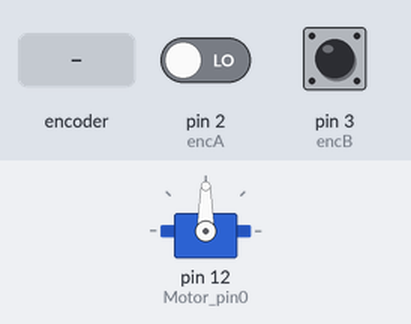
Recording of a sketch running on a simulated Arduino Mega 2560, built with avr-gcc and run on an emulated ATmega2560. Parts: servo. Inputs (shaded band) come from the test bench; at power-on: pin 2 (encA) LOW, pin 3 (encB) HIGH.

Above: at 1.2 s.
1.3 s: rotary encoder on pin 2 (encA) / pin 3 (encB) turned 3 steps (first pin leading)
At 3.0 s:
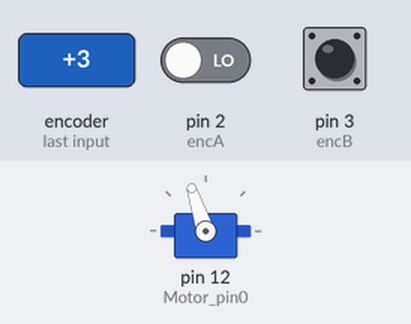
Timing chart, 0 to 4.5 s (numbered marks = the images above; inputs shaded):
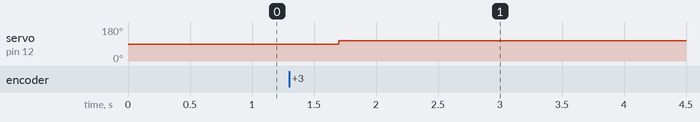

Measured:
- after the input at 1.3 s, servo on pin 12 (Motor_pin0): 90° → 108° after 0.40 s

The sketch:

l7-Mega-all.ino
```cpp
/* L07_C10 PATH PLANNING
  Returns "moveFloors", in order of first pressed, and will visit any requested floors inbetween destination and current position. will go to any others pressed within that time that are along the route, as long as those are pressed before the elevator starts moving (don't send our command until doors have closed to allow multiple presses) but could construct a more intelligent course after next arrival. Currently, it cannot visit a newly requested floor while already underway.
*/
#include <Servo.h>

#define encA 2 //color yellow
//make sure you are consistant with putting the correct cables in
#define encB 3 //color green


#define encA 2 //color yellow
//make sure you are consistant with putting the correct cables in
#define encB 3 //color green
int Motor_pin0 = 12;
Servo Motor0;
int prevMill = 0;
float ticksPerDeg = 360.0 / 537.6; //Calculates the angle that each tick of the encoder represents.
volatile float count = 0;          //Encoder count

//Time Variables
unsigned long inputTime = 0;  //For finding the settling time
unsigned long lastSample = 0; //For finding the derivative correctly
unsigned long currentSample = 0;

//Range for stopping
//error bars
double minStop = -5.0;
double maxStop = 5.0;

//Power Restrictions (wont operate outside of these bounds)
double minPower = 1500.0; //below 100 and the voltage is too low for the motor to turn on
double maxPower = 1500.0; //if 255 it doesnt work

double angle = 1000.0;
double kp = 4.40;      //Proportional Gain
double kd = 0.05;      //Derivative Gain
double ki = 2.50;      //Intergral Gain
double sampleRate = 0.1; //in ms
//int sampleRate = 4;
double error = 0.0; //Current error
double pError = 0.0;  //Previous error.
double throttle = 0.0;   //Throttle value (calculated)
double temp = throttle;

int flor = 0;
/*

  NOTES FOR FINAL CODE:
  - Confirm operation of "floorState" true/false sequence
  - Re-set "floorState" to 2 afer EmergencyReturn and NormalRequest
  - Confirm output variable name "moveFloors" with C30
  - Confirm name "floorState" with C30
  - Make array work with more values than in the set size of array

*/
int input_array[] = {0, 0, 0, 0, 0, 0, 0, 0, 0, 0, 0, 0, 0, 0, 0, 0, 0, 0, 0, 0, 0, 0, 0, 0, 0, 0, 0, 0, 0, 0, 0, 0, 0};
int input_num = 0;
int arraySize = 30;

//Our variables
int currentFloor = 1;  //Initial floor - will be 1, but can try other variables for testing
int binArray[4];       //Array with states of which floors to go to - should this be a double array?
//also work out what to do with the 6 and 7 numbers - will need a check for them outside of my loops - either before, or filter them out elsewhere
int moveFloors;        //Final output variable to send to C30


//Other variables
int direc = 1;  //Direction of movement --> either up (1) or down (-1)
int y;
int moveTest;

//C20's part
int numb = 5; //# of floor buttons pressed

//C30's part
//0 = false, 1 = true, 2 = ignore this code - move on - will stay this way until they send something back asking to re-evaluate the destination
int floorState = 1; //should be false to begin with - CHANGE TO FALSE ONCE DONE WITH TESTING


void setup() {

  //INITIALISE SERIAL
  Serial.begin(9600);

  Motor0.attach(Motor_pin0, 1000, 2000); // This pin is the control signal for the Motor
  Motor0.writeMicroseconds(1500); //intit the motor to stop
  pinMode(encA, INPUT);
  pinMode(encB, INPUT);
  attachInterrupt(0, doEncoderA, CHANGE); //encoder ON PIN 2
  attachInterrupt(1, doEncoderB, CHANGE); //encoder ON PIN 3


  /*assignButtons();
    Serial.println("randomly pressed lift buttons:");  //ASSIGN VIRTUAL BUTTONS - simulating C20
    for (int t = 0; t < numb; t = t + 1){
    int r = random(1,6);
    largeArray[t] = r;
      Serial.print(r);
      Serial.print(", ");
      }
    Serial.println(" ");
  */
}


void loop() {
  SerialEvent();

  EmergencyReturn();

  NormalRequest();

  angle = flor * 241.47;
  controller(angle);
  while (error > maxStop || error < minStop) {
    angle = flor * 241.47;
    controller(angle); //CALLING MAIN PID FUNCTION
  }

}  //End of loop


void SerialEvent()
{
  int value;
  if (input_num < arraySize)
  {
    if (Serial.available())
    {
      value = Serial.read();
      Serial.print("value");
      Serial.println(value);
      //value -= 48;
      //Serial.print("VALUE ");
      //Serial.print(value);
      //Serial.print(" RECIEVED");
      //Serial.println();
      if (value == 6)
      {
        door_open();
        value = 0;
        return;
      }
      if (value == 7)
      {
        hault();//EMERGENCY BRAKE
        value = 0;
        return;
      }
      if (value > 7)
      {
        value = 0;
        return;
      }

      input_array[input_num] = value;
      input_num++;

    }
  }
}


void EmergencyReturn() {

  //IF RECEIVED THAT ELEVATOR HAS RETURNED TO LEVEL 1:

  if (floorState == 0) {
    moveFloors = currentFloor - 1;   //currentFloor will be updated after the last command, thus will be the distance needed to travel to continue to desired floor.
    //  currentFloor = currentFloor + moveFloors; //New current level
    return;
  }
}


void NormalRequest() {
  //RECEIVED THAT ELEVATOR HAS ARRIVED AND AWAITING NEW DESTINATION:
  if (floorState == 1) {

    //readInputs();
    for (int z = 0; z < arraySize; z = z + 1) {
      int e = input_array[z];

      //Turning destination levels true:
      if (e == 1) {
        binArray[0] = 1;
      }
      if (e == 2) {
        binArray[1] = 2;
      }
      if (e == 3) {
        binArray[2] = 3;
      }
      if (e == 4) {
        binArray[3] = 4;
      }
      if (e == 5) {
        binArray[4] = 5;
      }

    }


    //readArray();
    for (int p = 0; p < arraySize; p = p + 1) {
      int d = input_array[p];
      //Serial.println("value" );
      //Serial.println(d);

      //direcCalc();
      moveTest = d - currentFloor; //Up or down
      if (moveTest >= 0) {
        direc = 1;
      } else {
        direc = -1;
      }

      //floorTrue();
      if (d != 0) {      //if Floor is desired
        y = (currentFloor + (1 * direc)) - 1;

        //inbetweenFloors();   - will export a return
        for (int n = currentFloor; abs(n - d) > 1; n = n + 1) { //If destination is not the next floor, and a floor inbetween is also requested:
          if (binArray[y] != 0) {
            moveFloors = binArray[y] - currentFloor;
            Serial.print("moveFloors h" );
            Serial.println(moveFloors);

            currentFloor = currentFloor + moveFloors;


            //EMPTY ARRAY
            for (int f = 0; f < arraySize; f = f + 1) {
              int g = input_array[f];
              if (g == currentFloor) {
                input_array[f] = 0;      //Clear this number from large array
              }
            }
            binArray[y] = 0;        //Clear this floor value from repeating
            return;
          }
        }


        moveFloors = d - currentFloor;

        Serial.print("moveFloors " );
        Serial.println(moveFloors);

        input_num = 0;

        currentFloor = currentFloor + moveFloors;

        for (int f = 0; f < arraySize; f = f + 1) {
          int g = input_array[f];
          if (g == currentFloor) {
            input_array[f] = 0;      //Clear this number from large array
          }
        }
        binArray[y] = 0;


        return;
      }

      //floorState = 2;
    }  //End of floorState = true
  }
}


void door_open() {

}


void hault() {

}

//PID FUNCTION
void controller(double input) {
  error = input - (count * ticksPerDeg);
  //  if((millis() - prevMill) >= 200){
  //    Serial.print("Error:    ");
  //    Serial.println(pError);

  if (error > maxStop || error < minStop)
  {
    currentSample = /**/micros()/*millis()*/; //if want a sample rate lower than 1ms, change to micros()
    if (currentSample - lastSample > sampleRate) {
      double deriv = (error - pError) / sampleRate;                   // gradient approximation, rise/run
      double integ = (error + ((1 / 2) * (error - pError))) * sampleRate; // rectangular approximation.
      pError = error;                                                 //for use in next calculation
      throttle = (kp * error) + (kd * deriv) + (ki * integ);
      temp = throttle;

      if (throttle > 0.0)
      {
        setDir('-');
        throttle *= -1;
      }
      else
      {
        setDir('+');
      }
      lastSample = currentSample;
      if (throttle > 0)
      {
        throttle = map(throttle, 235, 67007, minPower, maxPower);
      }
      else
        throttle = map(throttle, -235, -67007, minPower, maxPower);
      //Motor0.writeMicroseconds(throttle);
    }
  }
  else
  {
    Motor_stop();
    //Motor0.writeMicroseconds(throttle);
  }
  Motor0.writeMicroseconds(throttle);
}

void doEncoderA() { //SETUPS the interrupts of the encoder
  if (digitalRead(encA) == HIGH) {

    // check channel B to see which way encoder is turning
    if (digitalRead(encB) == LOW) {
      count = count + 1; // CW
    }
    else {
      count = count - 1; // CCW
    }
  }

  else { // must be a high-to-low edge on channel A
    // check channel B to see which way encoder is turning
    if (digitalRead(encB) == HIGH) {
      count = count + 1; // CW
    }
    else {
      count = count - 1; // CCW
    }
  }
}

void doEncoderB() { //SETUPS the interrupts of the encoder
  if (digitalRead(encB) == HIGH) {

    // check channel A to see which way encoder is turning
    if (digitalRead(encA) == HIGH) {
      count = count + 1; // CW
    }
    else {
      count = count - 1; // CCW
    }
  }

  // Look for a high-to-low on channel B

  else {
    // check channel B to see which way encoder is turning
    if (digitalRead(encA) == LOW) {
      count = count + 1; // CW
    }
    else {
      count = count - 1; // CCW
    }
  }
}

void setDir(char dir) { //DIRECTION SET FUNCTION
  if (dir == '-') { //Moves in Clockwise direction
    minPower = 1400;
    maxPower = 1000;
  }
  else if (dir == '+') { //moves in Anti clockwise direction
    minPower = 1600;
    maxPower = 2000;
  }
  else { //motor off.
    Motor_stop();
  }
}

void Motor_stop() {
  throttle = 1500;
}
```
